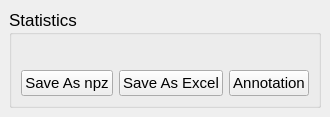
           <widget class="QStackedWidget" name="stackedWidget_4">
            <widget class="QWidget" name="page_9">
             <layout class="QGridLayout" name="gridLayout_24">
              <item row="0" column="0">
               <widget class="QGroupBox" name="statistics_box">
                <property name="font">
                 <font>
                  <family>Arial</family>
                  <pointsize>13</pointsize>
                  <bold>false</bold>
                 </font>
                </property>
                <property name="title">
                 <string>Statistics</string>
                </property>
                <layout class="QGridLayout" name="gridLayout_17" rowstretch="1,0">
                 <item row="1" column="0">
                  <widget class="QPushButton" name="save_npz_button">
                   <property name="font">
                    <font>
                     <family>Arial</family>
                     <pointsize>11</pointsize>
                     <bold>false</bold>
                    </font>
                   </property>
                   <property name="text">
                    <string>Save As npz</string>
                   </property>
                  </widget>
                 </item>
                 <item row="1" column="1">
                  <widget class="QPushButton" name="save_csv_button">
                   <property name="font">
                    <font>
                     <family>Arial</family>
                     <pointsize>11</pointsize>
                     <bold>false</bold>
                    </font>
                   </property>
                   <property name="text">
                    <string>Save As Excel</string>
                   </property>
                  </widget>
                 </item>
                 <item row="0" column="0" colspan="2">
                  <widget class="QLabel" name="statistics_label">
                   <property name="frameShape">
                    <enum>QFrame::NoFrame</enum>
                   </property>
                   <property name="text">
                    <string/>
                   </property>
                  </widget>
                 </item>
                 <item row="1" column="2">
                  <widget class="QPushButton" name="annotation_button">
                   <property name="font">
                    <font>
                     <family>Arial</family>
                     <pointsize>11</pointsize>
                     <bold>false</bold>
                    </font>
                   </property>
                   <property name="text">
                    <string>Annotation</string>
                   </property>
                  </widget>
                 </item>
                </layout>
               </widget>
              </item>
             </layout>
            </widget>
            <widget class="QWidget" name="page_10"/>
           </widget>
